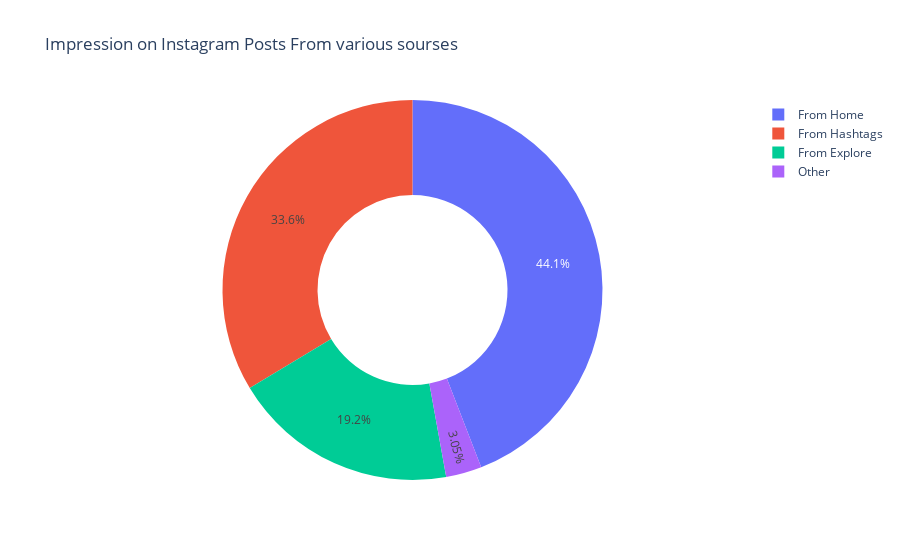

The notebook cell this image was saved under:
### Code cell
home = data["From Home"].sum()
hashtags = data["From Hashtags"].sum()
explore = data["From Explore"].sum()
other = data["From Other"].sum()

labels = ['From Home','From Hashtags','From Explore','Other']
values = [home,hashtags,explore,other]

fig = px.pie(data,values=values,names=labels,title='Impression on Instagram Posts From various sourses',hole=0.5)
fig.show()

### Figure 1 — Plotly figure (JSON) as saved in the notebook; plotly's stock layout.template omitted (floating-point values rounded to 4 significant figures)
{"data": [{"domain": {"x": [0, 1], "y": [0, 1]}, "hole": 0.5, "hovertemplate": "label=%{label}<br>value=%{value}<extra></extra>", "labels": ["From Home", "From Hashtags", "From Explore", "Other"], "legendgroup": "", "name": "", "showlegend": true, "type": "pie", "values": [294619, 224614, 128294, 20360]}], "layout": {"legend": {"tracegroupgap": 0}, "title": {"text": "Impression on Instagram Posts From various sourses"}}}
